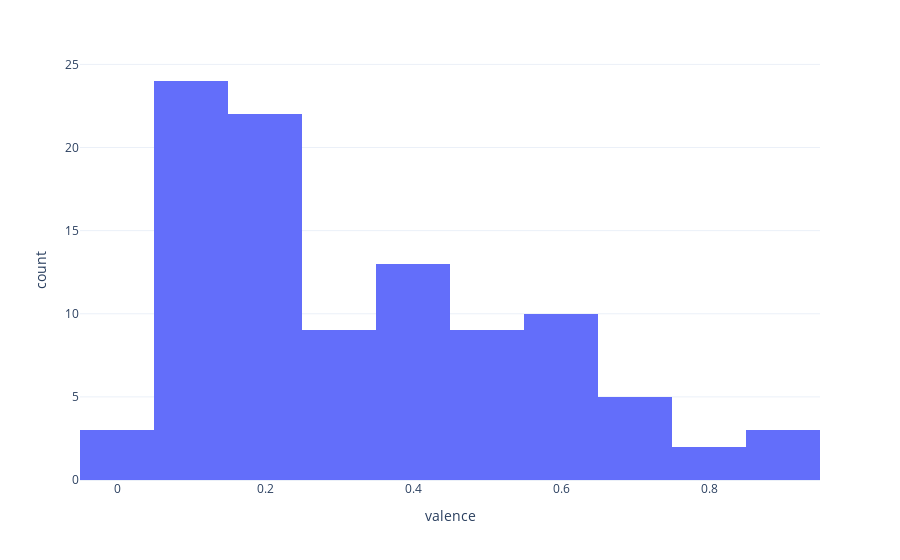

Notebook cell for this chart:
### Code cell
fig = px.histogram(feature_df, x="valence")
fig.show()

### Figure 1 — Plotly figure (JSON) as saved in the notebook; plotly's stock layout.template omitted (floating-point values rounded to 4 significant figures)
{"data": [{"alignmentgroup": "True", "bingroup": "x", "hovertemplate": "valence=%{x}<br>count=%{y}<extra></extra>", "legendgroup": "", "marker": {"color": "#636efa", "pattern": {"shape": ""}}, "name": "", "offsetgroup": "", "orientation": "v", "showlegend": false, "type": "histogram", "x": [0.122, 0.0683, 0.314, 0.273, 0.378, 0.452, 0.164, 0.355, 0.371, 0.354, 0.0709, 0.208, 0.176, 0.771, 0.439, 0.167, 0.452, 0.427, 0.206, 0.0436, 0.525, 0.172, 0.152, 0.323, 0.882, 0.073, 0.787, 0.566, 0.695, 0.227, 0.22, 0.389, 0.238, 0.551, 0.19, 0.211, 0.703, 0.666, 0.208, 0.508, 0.0759, 0.613, 0.0873, 0.74, 0.111, 0.123, 0.149, 0.368, 0.078, 0.135, 0.109, 0.104, 0.549, 0.263, 0.259, 0.142, 0.407, 0.189, 0.317, 0.164, 0.204, 0.0852, 1e-05, 0.601, 0.0774, 0.161, 0.101, 0.0749, 0.105, 0.336, 0.181, 0.394, 0.597, 0.489, 0.416, 0.458, 0.0472, 0.373, 0.168, 0.63, 0.642, 0.549, 0.171, 0.906, 0.12, 0.318, 0.567, 0.466, 0.698, 0.89, 0.339, 0.367, 0.151, 0.636, 0.0969, 0.134, 0.145, 0.608, 0.0966, 0.187], "xaxis": "x", "yaxis": "y"}], "layout": {"barmode": "relative", "legend": {"tracegroupgap": 0}, "margin": {"t": 60}, "xaxis": {"anchor": "y", "domain": [0, 1], "title": {"text": "valence"}}, "yaxis": {"anchor": "x", "domain": [0, 1], "title": {"text": "count"}}}}
